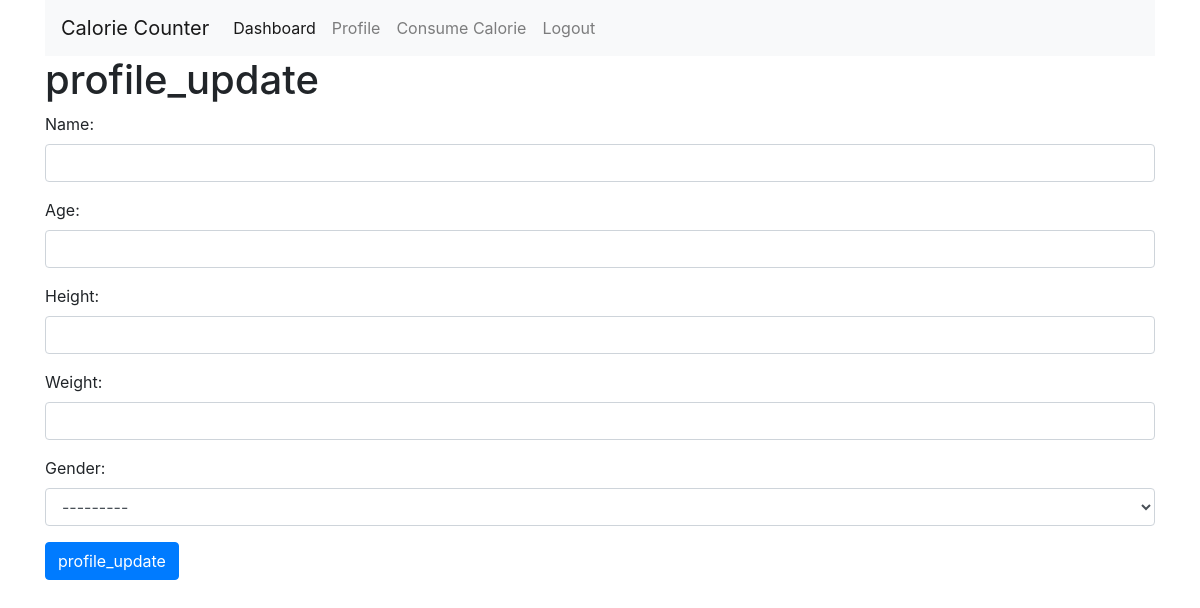
The page /profile-update/ (signed in) on the database as committed earlier.
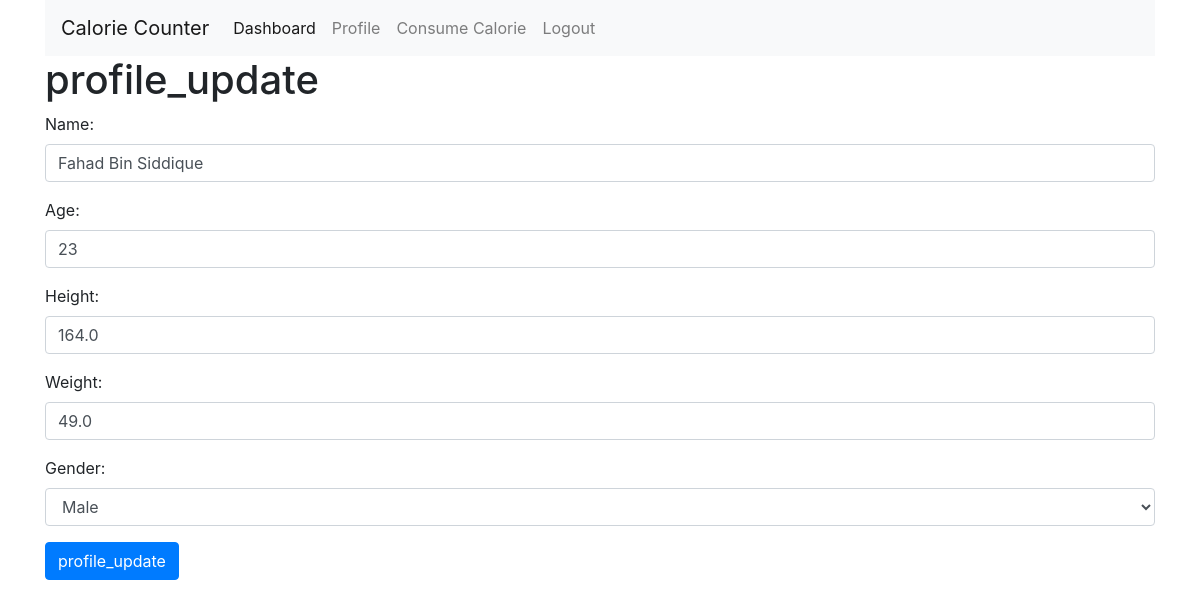
The same page on the database as committed later.
### calorie_app/models.py (models this page shows, shortened)
class ProfileModel(models.Model):
    user = models.OneToOneField(
        User, on_delete=models.CASCADE, null=True, related_name="user_profile"
    )
    name = models.CharField(max_length=120, null=True)
    age = models.PositiveIntegerField(null=True)
    height = models.FloatField(null=True)
    weight = models.FloatField(null=True)
    bmr = models.FloatField(null=True)
    GENDER_TYPES = [
        ("Male", "Male"),
        ("Female", "Female"),
    ]
    gender = models.CharField(choices=GENDER_TYPES, null=True, max_length=20)

### calorie_app/views.py (the view, shortened to what this page needs)
# urls.py: path("profile-update/", profile_update, name="profile_update"),
def profile_update(request):
    try:
        user = request.user.user_profile
    except ProfileModel.DoesNotExist:
        user = None
    form_data = ProfileForm(instance=user)
    context = {
        "form_data": form_data,
        "heading": "profile_update",
        "title": "profile_update",
        "btn": "profile_update",
    }
    return render(request, "master/base_form.html", context)

### calorie_app/forms.py
class ProfileForm(forms.ModelForm):
    class Meta:
        model = ProfileModel
        fields = "__all__"
        exclude = ["user", "bmr"]
    def __init__(self, *args, **kwargs):
        super().__init__(*args, **kwargs)
        for f in self.fields.values():
            f.widget.attrs.update({"class": "form-control"})

### calorie_app/templates/master/base_form.html (shortened to what this page needs)
{% extends 'master/base.html' %}
{% block blockname %}
    <form action="" method="POST">
        {{form_data.as_p}}
        <button type="submit" class="btn btn-primary">{{btn}}</button>
    </form>
{% endblock blockname %}

### calorie_app/templates/master/base.html (shortened to what this page needs)
<!DOCTYPE html>
<html lang="en">
  <head>
    <link rel="stylesheet" href="https://cdn.jsdelivr.net/npm/bootstrap@4.3.1/dist/css/bootstrap.min.css" />
  </head>
  <body>
    <div class="container">
      {% include 'master/nav.html' %}
      <h1>{{ heading }}</h1>
      {% block blockname %}
      {% endblock %}
    </div>
  </body>
</html>

### calorie_app/templates/master/nav.html (shortened to what this page needs)
<nav class="navbar navbar-expand-lg navbar-light bg-light">
  <a class="navbar-brand" href="#">Calorie Counter</a>
  <div class="collapse navbar-collapse" id="navbarNav">
    <ul class="navbar-nav">
      <li class="nav-item active">
        <a class="nav-link" href="{% url 'dashboard' %}">Dashboard <span class="sr-only">(current)</span></a>
      </li>
      <li class="nav-item">
        <a class="nav-link" href="{% url 'profile' %}">Profile</a>
      </li>
      <li class="nav-item">
        <a class="nav-link" href="{% url 'CalorieConsume' %}">Consume Calorie</a>
      </li>
      {% if request.user.is_authenticated %}
      <li class="nav-item">
        <a class="nav-link" href="{% url 'logout_page' %}">Logout</a>
      </li>
      {% else %}
       <li class="nav-item">
        <a class="nav-link" href="{% url 'login_page' %}">Login</a>
      </li>
      {% endif %}
    </ul>
  </div>
</nav>

Rows that differ between the two databases and show on the page:
added ProfileModel: name "Fahad Bin Siddique", age "23", height "164.0", weight "49.0", gender "Male"
Other text that changed with them:
form field gender: "---------" → (not shown)
